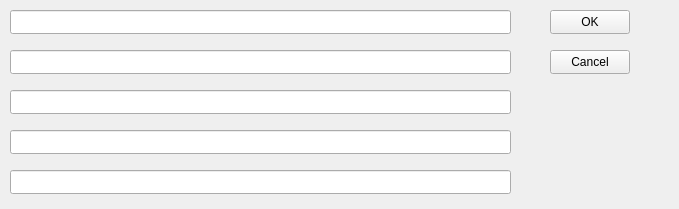
<?xml version="1.0" encoding="UTF-8"?>
<ui version="4.0">
 <class>NewBugData</class>
 <widget class="QWidget" name="NewBugData">
  <property name="windowModality">
   <enum>Qt::WindowModal</enum>
  </property>
  <property name="geometry">
   <rect>
    <x>0</x>
    <y>0</y>
    <width>679</width>
    <height>209</height>
   </rect>
  </property>
  <property name="windowTitle">
   <string>Form</string>
  </property>
  <widget class="QLineEdit" name="EnvLineEdit">
   <property name="geometry">
    <rect>
     <x>10</x>
     <y>10</y>
     <width>501</width>
     <height>24</height>
    </rect>
   </property>
   <property name="text">
    <string/>
   </property>
  </widget>
  <widget class="QLineEdit" name="BugNumberLineEdit">
   <property name="geometry">
    <rect>
     <x>10</x>
     <y>50</y>
     <width>501</width>
     <height>24</height>
    </rect>
   </property>
   <property name="text">
    <string/>
   </property>
  </widget>
  <widget class="QLineEdit" name="DescriptionLineEdit">
   <property name="geometry">
    <rect>
     <x>10</x>
     <y>90</y>
     <width>501</width>
     <height>24</height>
    </rect>
   </property>
   <property name="text">
    <string/>
   </property>
  </widget>
  <widget class="QLineEdit" name="AffectedSystemLineEdit">
   <property name="geometry">
    <rect>
     <x>10</x>
     <y>130</y>
     <width>501</width>
     <height>24</height>
    </rect>
   </property>
   <property name="text">
    <string/>
   </property>
  </widget>
  <widget class="QLineEdit" name="AffectedProdLineEdit">
   <property name="geometry">
    <rect>
     <x>10</x>
     <y>170</y>
     <width>501</width>
     <height>24</height>
    </rect>
   </property>
   <property name="text">
    <string/>
   </property>
  </widget>
  <widget class="QPushButton" name="OkButton">
   <property name="geometry">
    <rect>
     <x>550</x>
     <y>10</y>
     <width>80</width>
     <height>24</height>
    </rect>
   </property>
   <property name="text">
    <string>OK</string>
   </property>
  </widget>
  <widget class="QPushButton" name="CancelButton">
   <property name="geometry">
    <rect>
     <x>550</x>
     <y>50</y>
     <width>80</width>
     <height>24</height>
    </rect>
   </property>
   <property name="text">
    <string>Cancel</string>
   </property>
  </widget>
 </widget>
 <resources/>
 <connections>
  <connection>
   <sender>EnvLineEdit</sender>
   <signal>textChanged(QString)</signal>
   <receiver>EnvLineEdit</receiver>
   <slot>setText(QString)</slot>
   <hints>
    <hint type="sourcelabel">
     <x>260</x>
     <y>21</y>
    </hint>
    <hint type="destinationlabel">
     <x>260</x>
     <y>21</y>
    </hint>
   </hints>
  </connection>
 </connections>
</ui>
